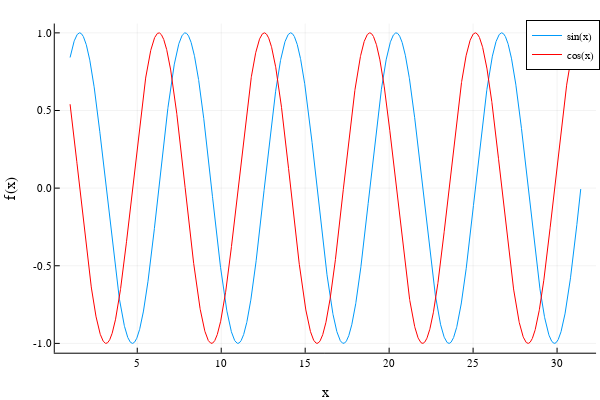

Source (notebook cell):
### Code cell
y2=cos.(x)
plot!(x, y2, label="cos(x)", color=:red)

### Figure 1 — Plotly figure (JSON) as saved in the notebook; plotly's stock layout.template omitted (floating-point values rounded to 4 significant figures; data arrays with more than 128 entries replaced by an {"elided": "..."} marker saying what was removed)
{"data": [{"colorbar": {"title": ""}, "legendgroup": "sin(x)", "line": {"color": "rgba(0, 154, 250, 1.000)", "dash": "solid", "shape": "linear", "width": 1}, "mode": "lines", "name": "sin(x)", "showlegend": true, "type": "scatter", "x": {"elided": "3042 float values"}, "xaxis": "x1", "y": {"elided": "3042 float values"}, "yaxis": "y1", "zmax": null, "zmin": null}, {"colorbar": {"title": ""}, "legendgroup": "cos(x)", "line": {"color": "rgba(255, 0, 0, 1.000)", "dash": "solid", "shape": "linear", "width": 1}, "mode": "lines", "name": "cos(x)", "showlegend": true, "type": "scatter", "x": {"elided": "3042 float values"}, "xaxis": "x1", "y": {"elided": "3042 float values"}, "yaxis": "y1", "zmax": null, "zmin": null}], "layout": {"annotations": [], "height": 400, "legend": {"bgcolor": "rgba(255, 255, 255, 1.000)", "bordercolor": "rgba(0, 0, 0, 1.000)", "borderwidth": 1, "font": {"color": "rgba(0, 0, 0, 1.000)", "family": "sans-serif", "size": 11}, "tracegroupgap": 0, "traceorder": "normal", "x": 1, "xanchor": "auto", "y": 1, "yanchor": "auto"}, "margin": {"b": 20, "l": 0, "r": 0, "t": 20}, "paper_bgcolor": "rgba(255, 255, 255, 1.000)", "plot_bgcolor": "rgba(255, 255, 255, 1.000)", "showlegend": true, "width": 600, "xaxis": {"anchor": "y1", "domain": [0.09128, 0.9934], "gridcolor": "rgba(0, 0, 0, 0.100)", "gridwidth": 0.5, "linecolor": "rgba(0, 0, 0, 1.000)", "mirror": false, "range": [0.0877, 32.32], "showgrid": true, "showline": true, "showticklabels": true, "tickangle": 0, "tickcolor": "rgb(0, 0, 0)", "tickfont": {"color": "rgba(0, 0, 0, 1.000)", "family": "sans-serif", "size": 11}, "tickmode": "array", "ticks": "inside", "ticktext": ["5", "10", "15", "20", "25", "30"], "tickvals": [5, 10, 15, 20, 25, 30], "title": "x", "titlefont": {"color": "rgba(0, 0, 0, 1.000)", "family": "sans-serif", "size": 15}, "type": "-", "visible": true, "zeroline": false, "zerolinecolor": "rgba(0, 0, 0, 1.000)"}, "yaxis": {"anchor": "x1", "domain": [0.07581, 0.9902], "gridcolor": "rgba(0, 0, 0, 0.100)", "gridwidth": 0.5, "linecolor": "rgba(0, 0, 0, 1.000)", "mirror": false, "range": [-1.06, 1.06], "showgrid": true, "showline": true, "showticklabels": true, "tickangle": 0, "tickcolor": "rgb(0, 0, 0)", "tickfont": {"color": "rgba(0, 0, 0, 1.000)", "family": "sans-serif", "size": 11}, "tickmode": "array", "ticks": "inside", "ticktext": ["-1.0", "-0.5", "0.0", "0.5", "1.0"], "tickvals": [-1, -0.5, 0, 0.5, 1], "title": "f(x)", "titlefont": {"color": "rgba(0, 0, 0, 1.000)", "family": "sans-serif", "size": 15}, "type": "-", "visible": true, "zeroline": false, "zerolinecolor": "rgba(0, 0, 0, 1.000)"}}}
